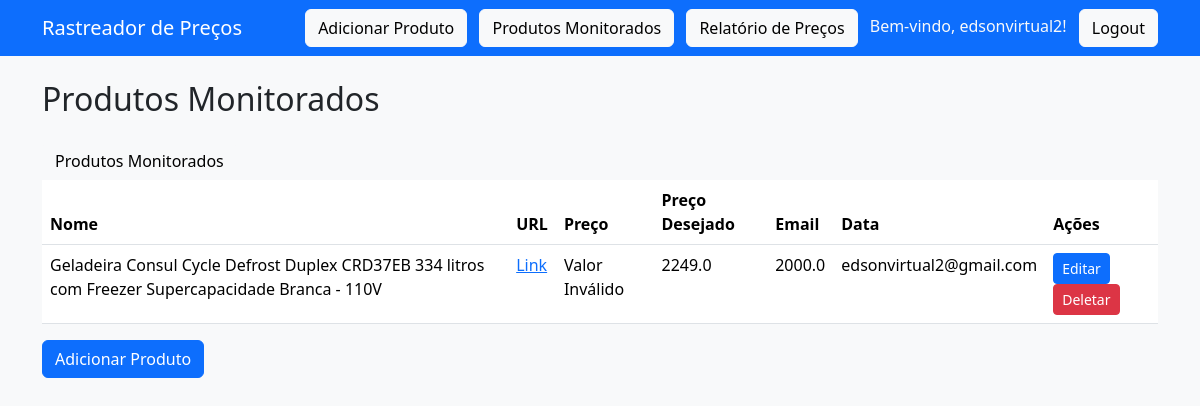
Page /produtos (signed in) on the committed database.
### tables this page shows
CREATE TABLE precos (
            id INTEGER PRIMARY KEY AUTOINCREMENT,
            nome TEXT NOT NULL,
            url TEXT NOT NULL,
            preco REAL NOT NULL,
            precoDesejado REAL NOT NULL,
            email TEXT,
            data DATETIME DEFAULT CURRENT_TIMESTAMP,
            user_id INTEGER
        );

### app.py (the view)
    def decorated_function(*args, **kwargs):
        if session.get('user_id') is None:
            flash('Por favor, faça login para acessar esta página.', 'warning')
            return redirect(url_for('login'))
        return f(*args, **kwargs)

### app.py (called while the page is built)
def login_required(f):
    def decorated_function(*args, **kwargs):
        if session.get('user_id') is None:
            flash('Por favor, faça login para acessar esta página.', 'warning')
            return redirect(url_for('login'))
        return f(*args, **kwargs)
    decorated_function.__name__ = f.__name__
    return decorated_function

@app.route('/produtos')
@login_required
def listar_produtos():
    conn = sqlite3.connect(DB_PATH)
    cursor = conn.cursor()
    user_id = session['user_id']
    cursor.execute("""
       SELECT id, nome, url, CAST(preco AS REAL), precoDesejado, email, data
            FROM precos
            WHERE user_id = ?
            ORDER BY data DESC
    """, (user_id,))
    produtos = cursor.fetchall()
    conn.close()
    for produto in produtos:
        print(f"Produto: {produto}, Tipo do preço: {type(produto[2])}")
    return render_template('lista.html', produtos=produtos)

### templates/lista.html (shortened to what this page needs)
<!DOCTYPE html>
<html>
<head>
</head>
<body>
    {% extends "base.html" %}
    {% block content %}
    <h2 class="mb-4">Produtos Monitorados</h2>
    <a class="btn btn-light me-2" href="{{ url_for('listar_produtos') }}">Produtos Monitorados</a>
  <table class="table">
        <thead>
            <tr>
                <th>Nome</th>
                <th>URL</th>
                <th>Preço</th>
                <th>Preço Desejado</th>
                <th>Email</th>
                <th>Data</th>
                <th>Ações</th>
            </tr>
        </thead>
        <tbody>
            {% for produto in produtos %}
            <tr>
                <td>{{ produto[1] }}</td>
                <td><a href="{{ produto[2] }}" target="_blank">Link</a></td>
                <td>
                    {% if produto[2] is number %}
                        R$ {{ "%.2f"|format(produto[2]) }}
                    {% else %}
                        Valor Inválido
                    {% endif %}
                </td>
                <td>{{ produto[3] }}</td>
                <td>{{ produto[4] }}</td>
                <td>{{ produto[5] }}</td>
                <td>
                    <a href="{{ url_for('editar_produto', produto_id=produto[0]) }}" class="btn btn-sm btn-primary">Editar</a>
                    <form action="{{ url_for('deletar_produto', nome=produto[1]) }}" method="post" style="display: inline;">
                        <button type="submit" class="btn btn-sm btn-danger">Deletar</button>
                    </form>
                </td>
            </tr>
            {% endfor %}
        </tbody>
    </table>
    <a href="{{ url_for('adicionar_produto') }}" class="btn btn-primary">Adicionar Produto</a>
{% endblock %}

### templates/base.html (shortened to what this page needs)
<!DOCTYPE html>
<html lang="pt-br">
<head>
    <link href="{{ url_for('static', filename='bootstrap/css/bootstrap.min.css') }}" rel="stylesheet">
</head>
<body class="bg-light">
    <nav class="navbar navbar-expand-lg navbar-dark bg-primary mb-4">
        <div class="container">
            <a class="navbar-brand" href="{{ url_for('index') }}">Rastreador de Preços</a>
            <div>
                <a class="btn btn-light me-2" href="{{ url_for('adicionar_produto') }}">Adicionar Produto</a>
                <a class="btn btn-light me-2" href="{{ url_for('listar_produtos') }}">Produtos Monitorados</a>
                <a class="btn btn-light me-2" href="{{ url_for('relatorio') }}">Relatório de Preços</a>
                {% if session['username'] %}
                    <span class="text-light me-2">
                        Bem-vindo, {{ session['username'] }}!
                    </span>
                    <a class="btn btn-light" href="{{ url_for('logout') }}">Logout</a>
                {% else %}
                    <a class="btn btn-light me-2" href="{{ url_for('login') }}">Login</a>
                    <a class="btn btn-light" href="{{ url_for('register') }}">Cadastrar</a>
                {% endif %}
            </div>
        </div>
    </nav>
    <div class="container">
        {% block content %}{% endblock %}
    </div>
</body>
</html>

### rows in the picture
precos: nome "Geladeira Consul Cycle Defrost Duplex CRD37EB 334 litros com Freezer Supercapacidade Branca - 110V", shows "Valor Inválido", preco "2249.0", precoDesejado "2000.0", email "edsonvirtual2@gmail.com"

### other values in the picture
{{ session['username'] }} "edsonvirtual2"
